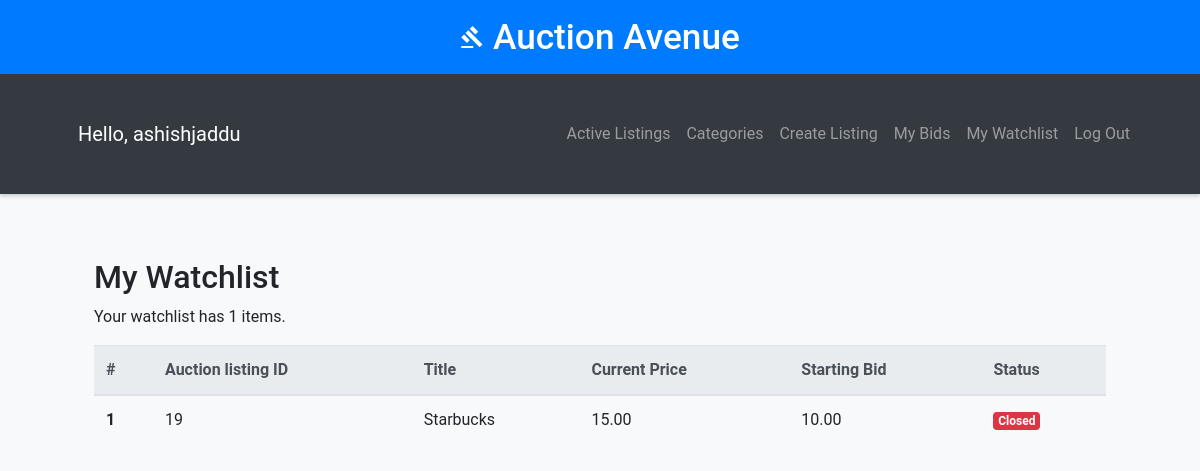
Page /watchlist (signed in) on the committed database.
### auctions/models.py (models this page shows, shortened)
class User(AbstractUser):
    email = models.EmailField(unique=True)
    def get_username(self):
        return self.username

class Auction(models.Model):
    title = models.CharField(max_length=64)
    description = models.TextField(max_length=512)
    starting_bid = models.DecimalField(max_digits=9, decimal_places=2, default=0.00)
    current_bid = models.DecimalField(max_digits=9, decimal_places=2, default=0.00)
    category = models.ForeignKey(Category, on_delete=models.CASCADE, related_name="auction_category", blank=True, null=True) # related_name search all the auctions with a given category
    imageURL = models.URLField(blank=True)
    seller = models.ForeignKey(User, on_delete=models.CASCADE, related_name="auction_seller")
    closed = models.BooleanField(default=False)
    creation_date = models.DateTimeField(auto_now_add=True)
    update_date = models.DateTimeField(auto_now=True, null=True)
    end_date = models.DateTimeField(null=False, blank=False)

### auctions/views.py (the view)
# urls.py: path("watchlist", views.watchlist, name="watchlist"),
@login_required(login_url="login")
def watchlist(request):
    try:
        watchlist = Watchlist.objects.get(user=request.user)
        auctions = watchlist.auctions.all().order_by('-id')
        watchingNum = watchlist.auctions.all().count()
    except ObjectDoesNotExist:
        watchlist = None
        auctions = None
        watchingNum = 0
    return render(request, "auctions/watchlist.html", {
        "watchlist": watchlist,
        "auctions": auctions,
        "watchingNum": watchingNum
    })

### auctions/templates/auctions/watchlist.html
{% extends "auctions/layout.html" %}
{% block body %}
<div class="container">
    <h2>My Watchlist</h2>
    {% if watchlist %}
    <div><p>Your watchlist has {{ watchingNum }} items.</p></div>
    <table class="table table-hover">
        <thead class="thead-light">
          <tr>
            <th scope="col">#</th>
            <th scope="col">Auction listing ID</th>
            <th scope="col">Title</th>
            <th scope="col">Current Price</th>
            <th scope="col">Starting Bid</th>
            <th scope="col">Status</th>
          </tr>
        </thead>
        <tbody>
        {% for auction in auctions %}
          <tr>
            <th scope="row">{{ forloop.counter }}</th>
            <td>{{ auction.id }}</td>
            <td><a href="{% url 'listing' auction.id %}" style="color: inherit;">{{ auction.title }}</a></td>
            <td>{{ auction.current_bid }}</td>
            <td>{{ auction.starting_bid }}</td>
            <td>
                {% if auction.closed %}
                <span class="badge badge-danger" id="status">Closed</span>
                {% else %}
                <span class="badge badge-success" id="status">Active</span>
                {% endif %}
            </td>
          </tr>
        {% endfor %}
        </tbody>
      </table>
      {% else %}
      <p>No items in your watchlist.</p>
      {% endif %}
</div>
{% endblock %}

### auctions/templates/auctions/layout.html (shortened to what this page needs)
{% load static %}
<!DOCTYPE html>
<html lang="en">
<head>
    <link rel="stylesheet" href="https://stackpath.bootstrapcdn.com/bootstrap/4.4.1/css/bootstrap.min.css">
    <link href="{% static 'auctions/styles.css' %}" rel="stylesheet">
</head>
<body>
    <header>
        <h1><i class="material-icons" >gavel</i> Auction Avenue</h1>
    </header>
    <nav class="navbar navbar-expand-lg navbar-dark">
        <div class="container">
            <a class="navbar-brand" >Hello, {{ user.get_username }}</a>
            <div class="collapse navbar-collapse" id="navbarNav">
                <ul class="navbar-nav ml-auto">
                    <li class="nav-item"><a class="nav-link" href="{% url 'index' %}">Active Listings</a></li>
                    <li class="nav-item"><a class="nav-link" href="{% url 'categories' %}">Categories</a></li>
                    {% if user.is_authenticated %}
                        <li class="nav-item"><a class="nav-link" href="{% url 'create' %}">Create Listing</a></li>
                        <li class="nav-item"><a class="nav-link" href="{% url 'mybiddings' %}">My Bids</a></li>
                        <li class="nav-item"><a class="nav-link" href="{% url 'watchlist' %}">My Watchlist</a></li>
                        <li class="nav-item"><a class="nav-link" href="{% url 'logout' %}">Log Out</a></li>
                    {% else %}
                        <li class="nav-item"><a class="nav-link" href="{% url 'login' %}">Log In</a></li>
                        <li class="nav-item"><a class="nav-link" href="{% url 'register' %}">Register</a></li>
                    {% endif %}
                </ul>
            </div>
        </div>
    </nav>
    <div class="container">
        {% block body %}{% endblock %}
    </div>
</body>
</html>

### auctions/static/auctions/styles.css (style rules this page uses)
body { margin: 10px; padding: 10px; }

### auctions/templates/auctions/layout.html (style rules this page uses)
body { font-family: 'Roboto', sans-serif; margin: 0; padding: 0; background: #f8f9fa; transition: background-color 0.3s; }
header { background: #007bff; color: #fff; padding: 1rem; text-align: center; box-shadow: 0 4px 8px rgba(0, 0, 0, 0.2); transition: background-color 0.3s; }
header h1 { margin: 0; font-size: 2.2rem; animation: fadeInDown 1s; }
nav { background: #343a40; color: #fff; padding: 0.5rem; box-shadow: 0 2px 4px rgba(0, 0, 0, 0.2); transition: background-color 0.3s; }
nav a { color: #fff; padding: 0.5rem 1rem; text-decoration: none; transition: color 0.3s, transform 0.3s; }
.container { padding: 2rem; animation: fadeInUp 1s; }

### rows in the picture
User: get_username "ashishjaddu"
Auction: id "19", title "Starbucks", current_bid "15.00", starting_bid "10.00", closed "Closed"

### other values in the picture
{{ watchingNum }} "1"
